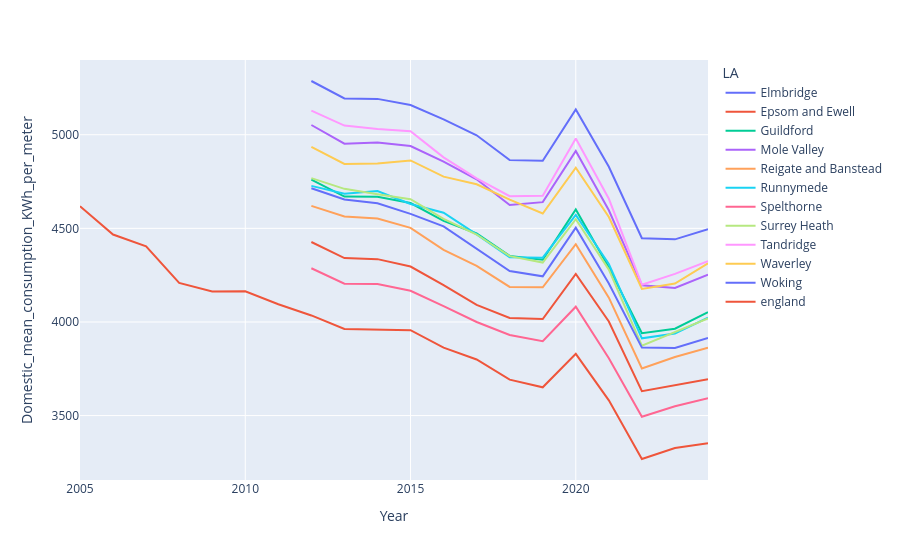

Notebook code cell kept with this figure:
### Code cell
px.line(
    comp_df,
    x="Year",
    y="Domestic_mean_consumption_KWh_per_meter",
    color="LA"
)

### Figure 1 — Plotly figure (JSON) as saved in the notebook; plotly's stock layout.template omitted (floating-point values rounded to 4 significant figures)
{"data": [{"hovertemplate": "LA=Elmbridge<br>Year=%{x}<br>Domestic_mean_consumption_KWh_per_meter=%{y}<extra></extra>", "legendgroup": "Elmbridge", "line": {"color": "#636efa", "dash": "solid"}, "marker": {"symbol": "circle"}, "mode": "lines", "name": "Elmbridge", "orientation": "v", "showlegend": true, "type": "scatter", "x": [2012, 2013, 2014, 2015, 2016, 2017, 2018, 2019, 2020, 2021, 2022, 2023, 2024], "xaxis": "x", "y": [5287.0, 5194.0, 5191.0, 5159.0, 5082.0, 4997.0, 4864.0, 4861.0, 5135.0, 4829.0, 4447.0, 4441.0, 4496.0], "yaxis": "y"}, {"hovertemplate": "LA=Epsom and Ewell<br>Year=%{x}<br>Domestic_mean_consumption_KWh_per_meter=%{y}<extra></extra>", "legendgroup": "Epsom and Ewell", "line": {"color": "#EF553B", "dash": "solid"}, "marker": {"symbol": "circle"}, "mode": "lines", "name": "Epsom and Ewell", "orientation": "v", "showlegend": true, "type": "scatter", "x": [2012, 2013, 2014, 2015, 2016, 2017, 2018, 2019, 2020, 2021, 2022, 2023, 2024], "xaxis": "x", "y": [4427.0, 4341.0, 4336.0, 4296.0, 4197.0, 4091.0, 4021.0, 4016.0, 4257.0, 4003.0, 3631.0, 3660.0, 3694.0], "yaxis": "y"}, {"hovertemplate": "LA=Guildford<br>Year=%{x}<br>Domestic_mean_consumption_KWh_per_meter=%{y}<extra></extra>", "legendgroup": "Guildford", "line": {"color": "#00cc96", "dash": "solid"}, "marker": {"symbol": "circle"}, "mode": "lines", "name": "Guildford", "orientation": "v", "showlegend": true, "type": "scatter", "x": [2012, 2013, 2014, 2015, 2016, 2017, 2018, 2019, 2020, 2021, 2022, 2023, 2024], "xaxis": "x", "y": [4760.0, 4670.0, 4669.0, 4635.0, 4540.0, 4473.0, 4353.0, 4332.0, 4601.0, 4291.0, 3940.0, 3964.0, 4052.0], "yaxis": "y"}, {"hovertemplate": "LA=Mole Valley<br>Year=%{x}<br>Domestic_mean_consumption_KWh_per_meter=%{y}<extra></extra>", "legendgroup": "Mole Valley", "line": {"color": "#ab63fa", "dash": "solid"}, "marker": {"symbol": "circle"}, "mode": "lines", "name": "Mole Valley", "orientation": "v", "showlegend": true, "type": "scatter", "x": [2012, 2013, 2014, 2015, 2016, 2017, 2018, 2019, 2020, 2021, 2022, 2023, 2024], "xaxis": "x", "y": [5052.0, 4952.0, 4959.0, 4940.0, 4856.0, 4762.0, 4625.0, 4640.0, 4913.0, 4596.0, 4196.0, 4181.0, 4252.0], "yaxis": "y"}, {"hovertemplate": "LA=Reigate and Banstead<br>Year=%{x}<br>Domestic_mean_consumption_KWh_per_meter=%{y}<extra></extra>", "legendgroup": "Reigate and Banstead", "line": {"color": "#FFA15A", "dash": "solid"}, "marker": {"symbol": "circle"}, "mode": "lines", "name": "Reigate and Banstead", "orientation": "v", "showlegend": true, "type": "scatter", "x": [2012, 2013, 2014, 2015, 2016, 2017, 2018, 2019, 2020, 2021, 2022, 2023, 2024], "xaxis": "x", "y": [4620.0, 4563.0, 4553.0, 4502.0, 4385.0, 4299.0, 4187.0, 4185.0, 4416.0, 4130.0, 3751.0, 3813.0, 3863.0], "yaxis": "y"}, {"hovertemplate": "LA=Runnymede<br>Year=%{x}<br>Domestic_mean_consumption_KWh_per_meter=%{y}<extra></extra>", "legendgroup": "Runnymede", "line": {"color": "#19d3f3", "dash": "solid"}, "marker": {"symbol": "circle"}, "mode": "lines", "name": "Runnymede", "orientation": "v", "showlegend": true, "type": "scatter", "x": [2012, 2013, 2014, 2015, 2016, 2017, 2018, 2019, 2020, 2021, 2022, 2023, 2024], "xaxis": "x", "y": [4727.0, 4685.0, 4699.0, 4630.0, 4583.0, 4468.0, 4346.0, 4344.0, 4572.0, 4310.0, 3913.0, 3939.0, 4023.0], "yaxis": "y"}, {"hovertemplate": "LA=Spelthorne<br>Year=%{x}<br>Domestic_mean_consumption_KWh_per_meter=%{y}<extra></extra>", "legendgroup": "Spelthorne", "line": {"color": "#FF6692", "dash": "solid"}, "marker": {"symbol": "circle"}, "mode": "lines", "name": "Spelthorne", "orientation": "v", "showlegend": true, "type": "scatter", "x": [2012, 2013, 2014, 2015, 2016, 2017, 2018, 2019, 2020, 2021, 2022, 2023, 2024], "xaxis": "x", "y": [4287.0, 4204.0, 4203.0, 4167.0, 4085.0, 4000.0, 3930.0, 3898.0, 4082.0, 3807.0, 3494.0, 3550.0, 3593.0], "yaxis": "y"}, {"hovertemplate": "LA=Surrey Heath<br>Year=%{x}<br>Domestic_mean_consumption_KWh_per_meter=%{y}<extra></extra>", "legendgroup": "Surrey Heath", "line": {"color": "#B6E880", "dash": "solid"}, "marker": {"symbol": "circle"}, "mode": "lines", "name": "Surrey Heath", "orientation": "v", "showlegend": true, "type": "scatter", "x": [2012, 2013, 2014, 2015, 2016, 2017, 2018, 2019, 2020, 2021, 2022, 2023, 2024], "xaxis": "x", "y": [4768.0, 4711.0, 4682.0, 4656.0, 4550.0, 4467.0, 4351.0, 4317.0, 4549.0, 4280.0, 3874.0, 3948.0, 4019.0], "yaxis": "y"}, {"hovertemplate": "LA=Tandridge<br>Year=%{x}<br>Domestic_mean_consumption_KWh_per_meter=%{y}<extra></extra>", "legendgroup": "Tandridge", "line": {"color": "#FF97FF", "dash": "solid"}, "marker": {"symbol": "circle"}, "mode": "lines", "name": "Tandridge", "orientation": "v", "showlegend": true, "type": "scatter", "x": [2012, 2013, 2014, 2015, 2016, 2017, 2018, 2019, 2020, 2021, 2022, 2023, 2024], "xaxis": "x", "y": [5129.0, 5049.0, 5031.0, 5019.0, 4879.0, 4767.0, 4672.0, 4674.0, 4980.0, 4658.0, 4199.0, 4257.0, 4324.0], "yaxis": "y"}, {"hovertemplate": "LA=Waverley<br>Year=%{x}<br>Domestic_mean_consumption_KWh_per_meter=%{y}<extra></extra>", "legendgroup": "Waverley", "line": {"color": "#FECB52", "dash": "solid"}, "marker": {"symbol": "circle"}, "mode": "lines", "name": "Waverley", "orientation": "v", "showlegend": true, "type": "scatter", "x": [2012, 2013, 2014, 2015, 2016, 2017, 2018, 2019, 2020, 2021, 2022, 2023, 2024], "xaxis": "x", "y": [4935.0, 4844.0, 4846.0, 4863.0, 4776.0, 4735.0, 4654.0, 4580.0, 4824.0, 4561.0, 4176.0, 4205.0, 4313.0], "yaxis": "y"}, {"hovertemplate": "LA=Woking<br>Year=%{x}<br>Domestic_mean_consumption_KWh_per_meter=%{y}<extra></extra>", "legendgroup": "Woking", "line": {"color": "#636efa", "dash": "solid"}, "marker": {"symbol": "circle"}, "mode": "lines", "name": "Woking", "orientation": "v", "showlegend": true, "type": "scatter", "x": [2012, 2013, 2014, 2015, 2016, 2017, 2018, 2019, 2020, 2021, 2022, 2023, 2024], "xaxis": "x", "y": [4714.0, 4654.0, 4634.0, 4577.0, 4511.0, 4394.0, 4272.0, 4244.0, 4504.0, 4206.0, 3863.0, 3861.0, 3915.0], "yaxis": "y"}, {"hovertemplate": "LA=england<br>Year=%{x}<br>Domestic_mean_consumption_KWh_per_meter=%{y}<extra></extra>", "legendgroup": "england", "line": {"color": "#EF553B", "dash": "solid"}, "marker": {"symbol": "circle"}, "mode": "lines", "name": "england", "orientation": "v", "showlegend": true, "type": "scatter", "x": [2005, 2006, 2007, 2008, 2009, 2010, 2011, 2012, 2013, 2014, 2015, 2016, 2017, 2018, 2019, 2020, 2021, 2022, 2023, 2024], "xaxis": "x", "y": [4618.0, 4467.0, 4404.0, 4209.0, 4163.0, 4163.0, 4095.0, 4035.0, 3963.0, 3959.0, 3956.0, 3863.0, 3800.0, 3692.0, 3651.0, 3829.0, 3582.0, 3268.0, 3327.0, 3353.0], "yaxis": "y"}], "layout": {"legend": {"title": {"text": "LA"}, "tracegroupgap": 0}, "margin": {"t": 60}, "xaxis": {"anchor": "y", "domain": [0, 1], "title": {"text": "Year"}}, "yaxis": {"anchor": "x", "domain": [0, 1], "title": {"text": "Domestic_mean_consumption_KWh_per_meter"}}}}
